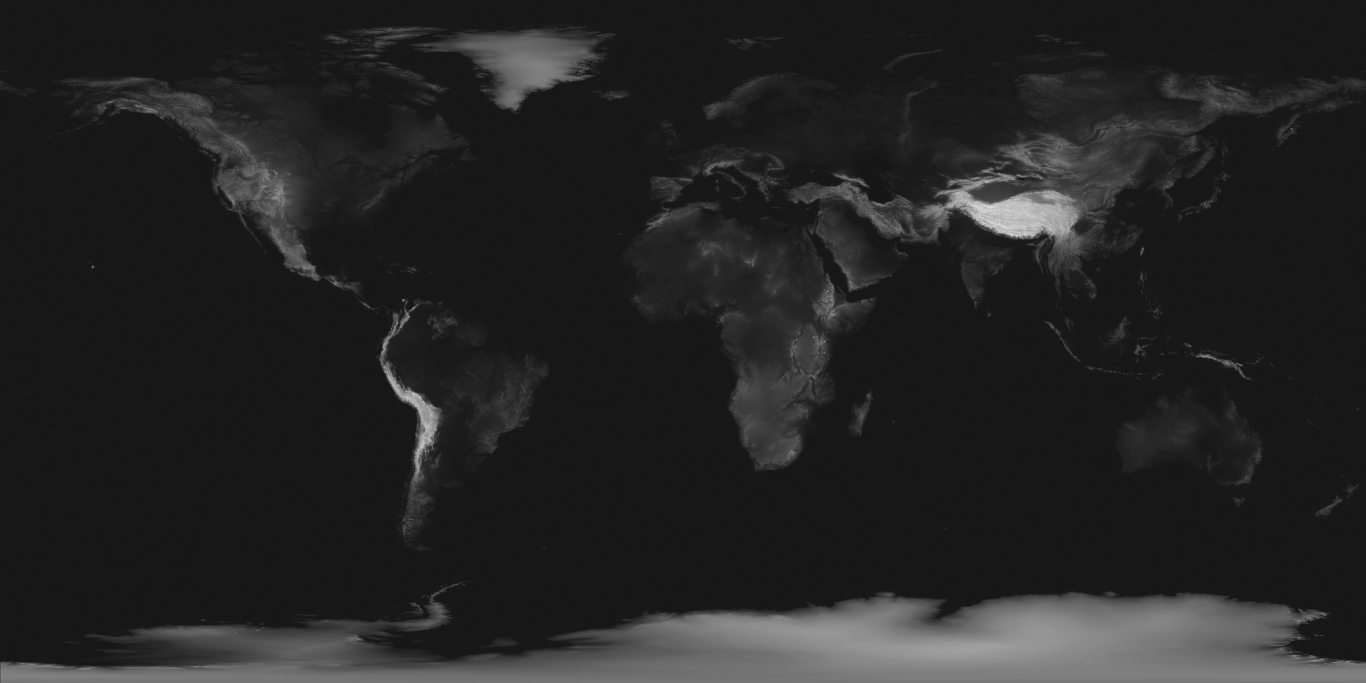
#> input picture heightmap.jpg, 8192 x 4096 px (shown at 1/6 size)
$ python heightmap.py
#> lines starting #> are read from the running program, lines starting #| are printed output that depends on the picture
from PIL import Image

IMAGE_FILENAME = './heightmap.jpg'

SEA_LEVEL_BASE = 24
SCALE_FACTOR = 12
CROP_UNITED_KINGDOM = (3850, 700, 4150, 950)

data = (
    # name, height, color
    ('level8', 220, (0, 255, 0)),
    ('level7', 190, (0, 220, 0)),
    ('level6', 150, (0, 190, 0)),
    ('level5', 100, (0, 175, 0)),
    ('level4', 40, (0, 150, 0)),
    ('level3', 35, (0, 130, 0)),
    ('level2', 30, (0, 100, 0)),
    ('level1', SEA_LEVEL_BASE, (0, 75, 0)),
    ('sea', 0, (0, 0, 255)),
)

def dataparser():
    heightdata = open('heightdata.txt')


def colorizer(land_height):
    for name, height, color in data:
        if land_height >= height:
            return color

image_src = Image.open(IMAGE_FILENAME)
#> image_src is the input picture: PIL image 8192x4096 L; min 0, max 254, mean 36.1
image_src = image_src.crop(CROP_UNITED_KINGDOM)
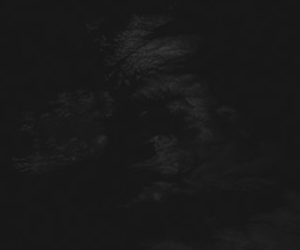
#> image_src: PIL image 300x250 L; min 19, max 57, mean 25.1
image_des = Image.new('RGB', (image_src.width, image_src.height), 0x000000)
#> image_des: PIL image 300x250 RGB; every value is 0

# TODO - sea_level to meters function
for y in range(image_src.height):
    for x in range(image_src.width):
        land_height = image_src.getpixel((x, y))  # Greyscale image so we get 0->255 back from getpixel
        image_des.putpixel((x, y), colorizer(land_height))
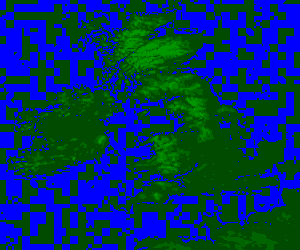
#> image_des: PIL image 300x250 RGB; mean R, G, B 0, 50.2, 96.3

image_des.show()
